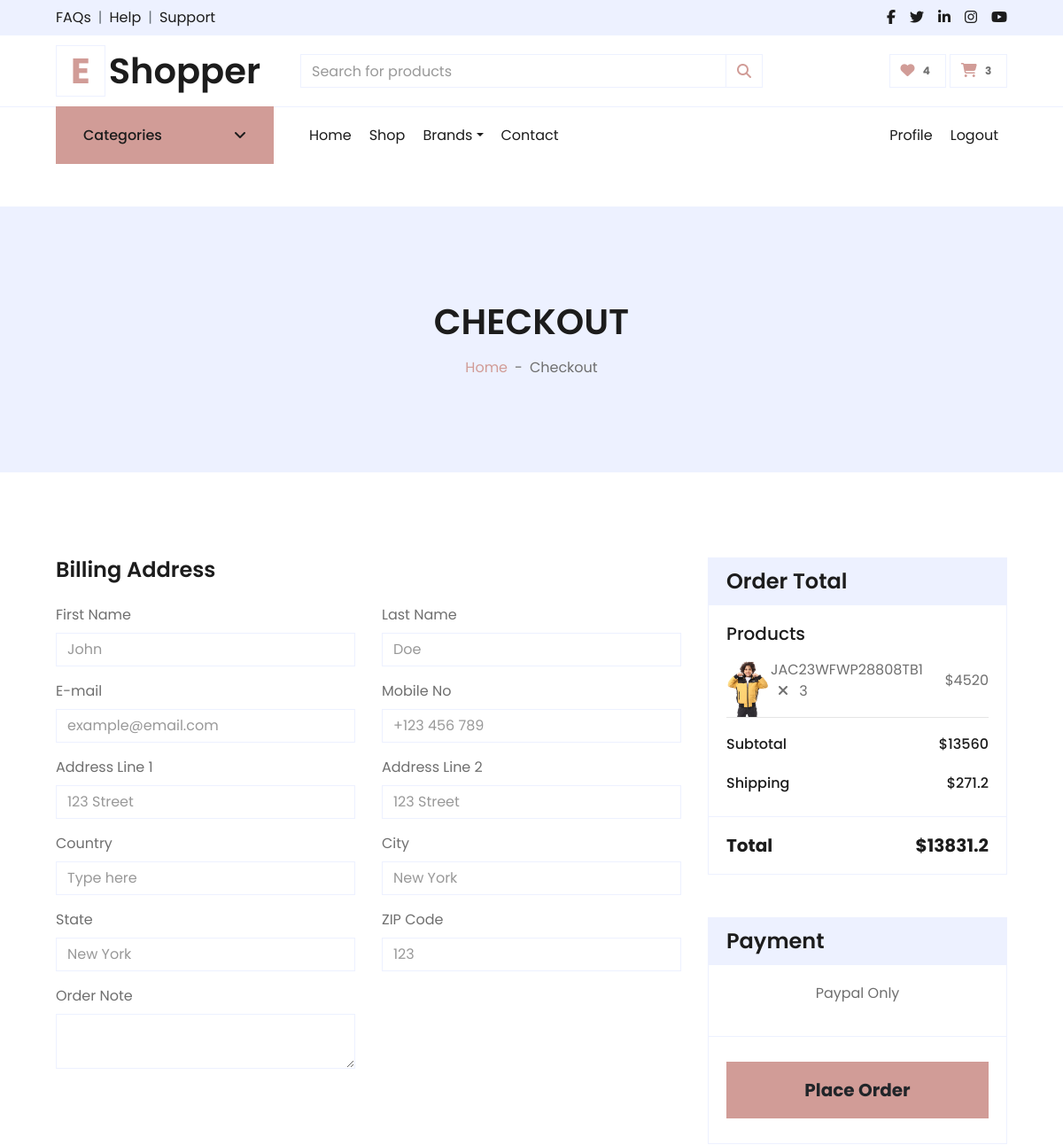
Page /cart/checkout/ (signed in, upper part) on the earlier database version.
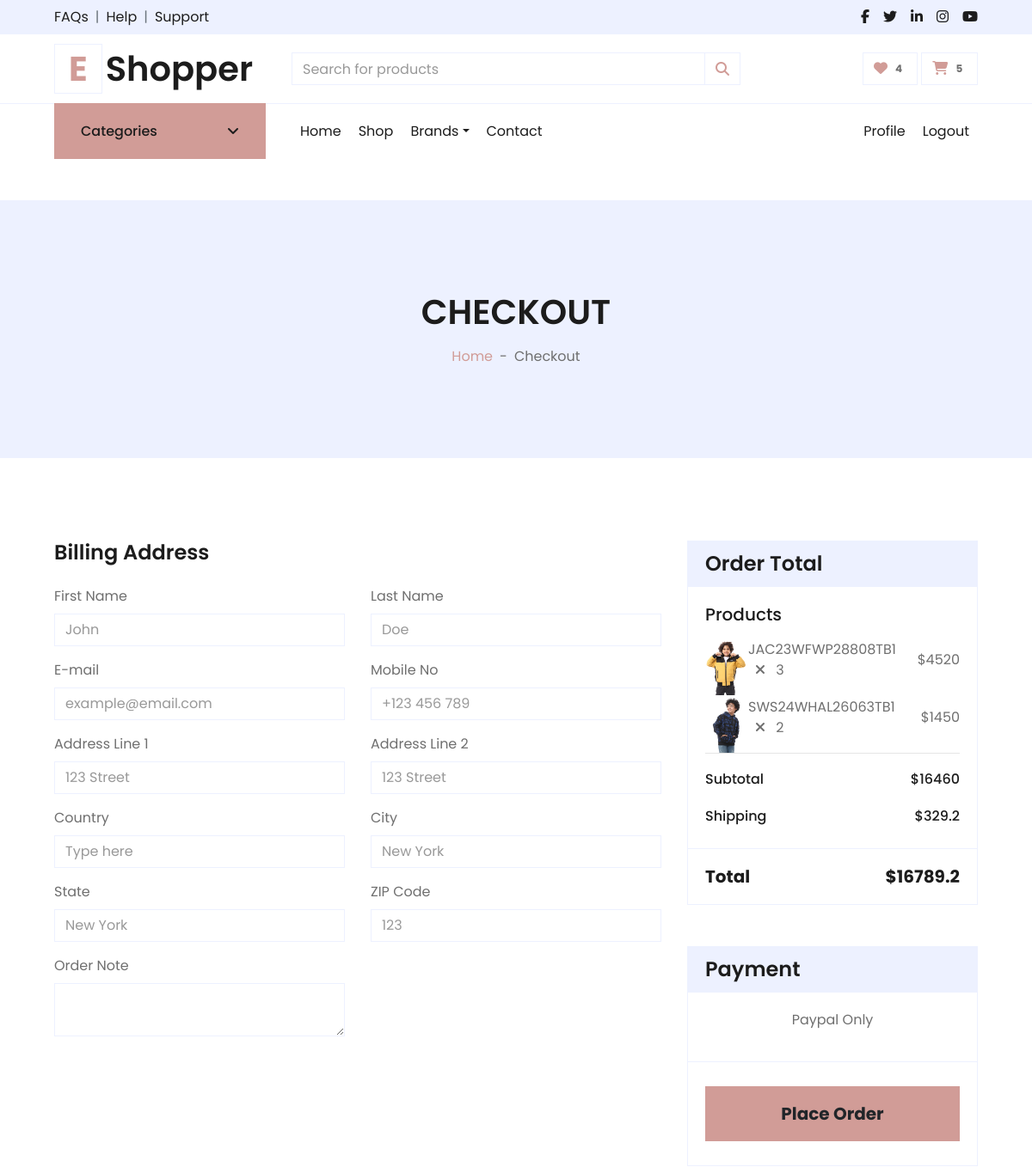
Same page on the later database version.
### carts/models.py (models this page shows, shortened)
class CartItem(models.Model):
    user = models.ForeignKey("accounts.User",null=True, on_delete=models.CASCADE)
    product = models.ForeignKey("products.Product", on_delete=models.CASCADE)
    variations = models.ManyToManyField("products.Variation",blank=True)
    cart = models.ForeignKey(Cart, on_delete=models.CASCADE , null=True)
    quantity = models.IntegerField()
    is_active = models.BooleanField(default=True)
    def __str__(self):
        return str(self.product)

### products/models.py (models this page shows, shortened)
class Product(models.Model):
    name = models.CharField(unique=True, max_length=50)
    image = models.ImageField(upload_to='product/')
    stock = models.IntegerField(default=1)
    price = models.IntegerField(default=0)
    discount = models.IntegerField(default=0)
    description = models.TextField(max_length=10000)
    created_at = models.DateTimeField( default=timezone.now)
    slug = models.SlugField(null=True,blank=True , unique=True)
    views = models.PositiveIntegerField(default=0)
    is_available = models.BooleanField(default=True)
    tags = TaggableManager()
    subcategory = models.ForeignKey("Subcategory",related_name='product_subcategory',null=True,blank=True, on_delete=models.CASCADE)
    PRDBrand = models.ForeignKey('Brand' ,related_name='product_brand', on_delete=models.CASCADE , blank=True, null=True ,verbose_name=_("Brand "))
    like = models.ManyToManyField(User , blank=True,related_name='product_favourite')
    class Meta:
        ordering = ["name"]
    def __str__(self):
        return self.name

### carts/views.py (the view)
# urls.py: path('checkout/', views.checkout , name='checkout'),
@login_required(login_url='login')
def checkout(request, total = 0 , quantity = 0 , cart_items = None):
    try:
        tax = 0
        grand_total = 0
        if request.user.is_authenticated:
            cart_items = CartItem.objects.filter(user=request.user , is_active = True)
        else:
            cart = Cart.objects.get(cart_id=_cart_id(request))
            cart_items = CartItem.objects.filter(cart=cart , is_active = True)
        for cart_item in cart_items:
            total += (cart_item.product.price * cart_item.quantity)
            quantity += cart_item.quantity
        tax = (2 * total) / 100
        grand_total = total + tax
    except ObjectDoesNotExist:
        pass
    context = {
        'total':total ,
        'quantity':quantity,
        'cart_items':cart_items,
        'tax':tax,
        'grand_total':grand_total,
    }
    return render(request , 'checkout.html',context)

### accounts/favourite_context.py (called while the page is built)
def counter(request):
    product_count = 0
    if request.user.is_authenticated:
        if 'admin' in request.path:
            return{}
        else :
            try :
                user_favourites = Product.objects.filter(like=request.user)
                product_count = user_favourites.count()
            except Product.DoesNotExist:
                product_count=0
    return dict(product_count=product_count)

### carts/cart_context.py (called while the page is built)
def cart_count(request):
    cart_counter = 0
    if 'admin' in request.path:
        return{}
    else:
        try:
            cart = Cart.objects.filter(cart_id=_cart_id(request))
            if request.user.is_authenticated:
                cart_items = CartItem.objects.all().filter(user=request.user)
            else:
                cart_items = CartItem.objects.all().filter(cart=cart[:1])
            for cart_item in cart_items:
                cart_counter += cart_item.quantity
        except Cart.DoesNotExist :
            cart_counter = 0
    return dict(cart_counter=cart_counter)

### carts/views.py (called while the page is built)
def _cart_id(request):
    cart = request.session.session_key
    if not cart:
        cart = request.session.create()
    return cart

### carts/templates/checkout.html (shortened to what the changed rows need)
{% extends "base.html" %}
{% load static %}
{% block body %}
<div class="container-fluid bg-secondary mb-5">
    <div class="d-flex flex-column align-items-center justify-content-center" style="min-height: 300px">
        <h1 class="font-weight-semi-bold text-uppercase mb-3">Checkout</h1>
    </div>
</div>
<div class="container-fluid pt-5">
    <form method="POST" action="{% url 'place_order' %}">
        <div class="row px-xl-5">
            <div class="col-lg-4">
                <div class="card border-secondary mb-5">
                    <div class="card-body">
                        {% for cart_item in cart_items %}
                        <div class="d-flex justify-content-between align-items-center">
                            <img src="{{cart_item.product.image.url}}" alt="" style="width: 50px;">
                            <p>{{cart_item}} <i class="fa-sharp fa-solid fa-xmark px-2"></i> {{cart_item.quantity}}</p>
                            <p>${{cart_item.product.price}}</p>
                        </div>
                        {% endfor %}
                        <div class="d-flex justify-content-between mb-3 pt-1">
                            <h6 class="font-weight-medium">Subtotal</h6>
                            <h6 class="font-weight-medium">${{total}}</h6>
                        </div>
                        <div class="d-flex justify-content-between">
                            <h6 class="font-weight-medium">Shipping</h6>
                            <h6 class="font-weight-medium">${{tax}}</h6>
                        </div>
                    </div>
                    <div class="card-footer border-secondary bg-transparent">
                        <div class="d-flex justify-content-between mt-2">
                            <h5 class="font-weight-bold">Total</h5>
                            <h5 class="font-weight-bold">${{grand_total}}</h5>
                        </div>
                    </div>
                </div>
            </div>
        </div>
    </form>
</div>
{% endblock body %}

### templates/base.html (shortened to what the changed rows need)
{% load static %}
<!DOCTYPE HTML>
<html lang="en">
<head>
    <link href="https://cdnjs.cloudflare.com/ajax/libs/font-awesome/5.10.0/css/all.min.css" rel="stylesheet">
    <link href="{% static 'lib/owlcarousel/assets/owl.carousel.min.css'%}" rel="stylesheet">
    <link href="{% static 'css/style.css'%}" rel="stylesheet">
    <link href="{% static 'css/all.min.css'%}" rel="stylesheet">
</head>
<body>
    <div class="container-fluid">
        <div class="row align-items-center py-3 px-xl-5">
            <div class="col-lg-3 d-none d-lg-block">
                <a href="/" class="text-decoration-none">
                    <h1 class="m-0 display-5 font-weight-semi-bold"><span
                            class="text-primary font-weight-bold border px-3 mr-1">E</span>{{about_site.site_name}}</h1>
                </a>
            </div>
            <div class="col-lg-3 col-6 text-right">
                <a href="{% url 'cart'%}" class="btn border">
                    <i class="fas fa-shopping-cart text-primary"></i>
                    <span class="badge">{{cart_counter}}</span>
                </a>
            </div>
        </div>
    </div>
    {% block body %}
    {% endblock body %}
</body>
</html>

Differences in the rows shown:
added CartItem: product.image (picture), product.name "SWS24WHAL26063TB1", quantity "2", product.price "1450"
Other differences:
{{ cart_counter }}: "3" → "5"
{{ total }}: "13560" → "16460"
{{ tax }}: "271.2" → "329.2"
{{ grand_total }}: "13831.2" → "16789.2"
